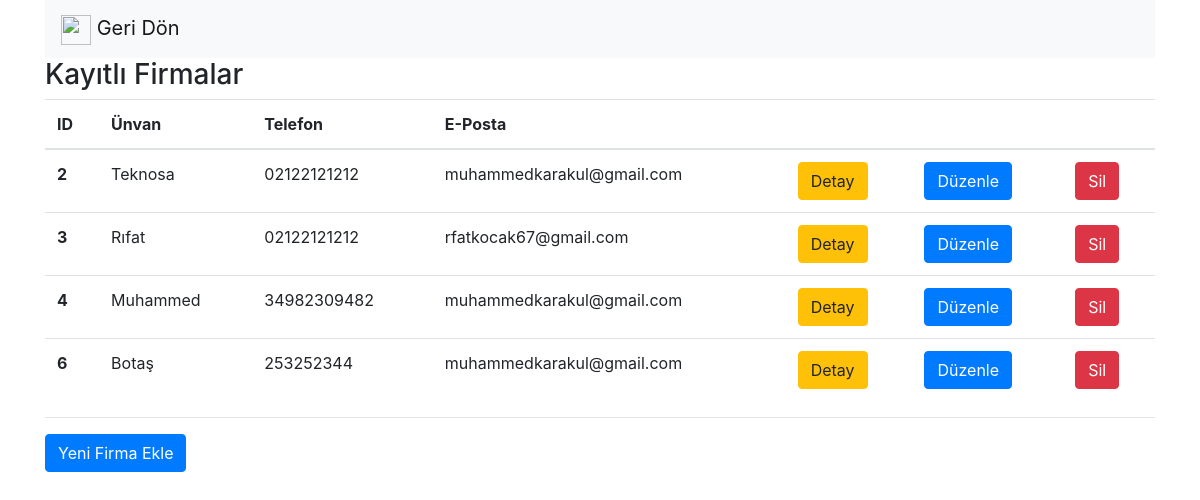
Page /firmaListe on the committed database.
### safeputapp/models.py (models this page shows, shortened)
class Firma(models.Model):
    kutuk_no = models.CharField(max_length = 10, verbose_name = "Kütük Numarası")
    unvan = models.CharField(max_length = 50, verbose_name = "Ünvan")
    adres = models.CharField(max_length = 250, verbose_name = "Adres")
    posta_kodu = models.CharField(max_length = 10, verbose_name = "Posta Kodu")
    sehir = models.CharField(max_length = 50, verbose_name = "Şehir")
    telefon = models.CharField(max_length = 20, verbose_name = "Telefon")
    faks = models.CharField(max_length = 20, verbose_name = "Faks")
    eposta = models.CharField(max_length = 50, verbose_name = "E-Posta")
    aktifmi = models.BooleanField(verbose_name = "Aktif mi?", default = True)
    olusturma_tarihi = models.DateTimeField(auto_now_add = True, blank = True, verbose_name = "Oluşturma Tarihi")
    duzunleme_tarihi = models.DateTimeField(verbose_name = "Duzenleme Tarihi", blank = True, null = True)

### safeputapp/views.py (the view)
# urls.py: url(r'^firmaListe', firmaListe),
def firmaListe(request):
    firmalar = Firma.objects.all()
    return render( request, "firmaListe.html", { "firmalar" : firmalar } )

### safeputapp/templates/firmaListe.html (shortened to what this page needs)
<!DOCTYPE html>
    <html>
        <head>
        <link rel="stylesheet" href="https://maxcdn.bootstrapcdn.com/bootstrap/4.0.0/css/bootstrap.min.css">
        </head>
        <body>
            <div class="container">
                <nav class="navbar navbar-light bg-light">
                    <a class="navbar-brand" href="anasayfa">
                        <img src="https://image.flaticon.com/icons/svg/118/118739.svg" width="30" height="30" alt=""> Geri Dön
                    </a>
                </nav>
                <h3>Kayıtlı Firmalar</h3>
                    {% if firmalar %}
                        <table class="table">
                            <thead>
                                <tr>
                                <th scope="col">ID</th>
                                <th scope="col">Ünvan</th>
                                <th scope="col">Telefon</th>
                                <th scope="col">E-Posta</th>
                                <th scope="col"></th>
                                <th scope="col"></th>
                                <th scope="col"></th>
                                </tr>
                            </thead>
                            <tbody>
                                {% for firma in firmalar %}
                                    {% if firma.aktifmi %}
                                        <tr>
                                            <th scope="row"> {{ firma.id }} </th>
                                            <td> {{ firma.unvan }} </td>
                                            <td> {{ firma.telefon }} </td>
                                            <td> {{ firma.eposta }} </td>
                                            <td><a href="/firmaDetay/{{firma.id}}" class="btn btn-warning">Detay</td>
                                            <td><a href="/firmaDuzenle/{{firma.id}}" class="btn btn-primary">Düzenle</td>
                                            <td><a href="/firmaSil/{{firma.id}}" class="btn btn-danger">Sil</td>
                                        </tr>
                                    {% endif %}
                                {% endfor %}
                            </tbody>
                        </table>
                    {% else %}
                        <div class="alert alert-danger">
                            Kayıt bulunamadı.
                        </div>
                    {% endif %}
                <hr>
                <a href="firmaEkle" class="btn btn-primary"> Yeni Firma Ekle </a>
            </div>
        </body>
</html>

### rows in the picture
Firma: id "2", unvan "Teknosa", telefon "02122121212", eposta "muhammedkarakul@gmail.com"
Firma: id "3", unvan "Rıfat", telefon "02122121212", eposta "rfatkocak67@gmail.com"
Firma: id "4", unvan "Muhammed", telefon "34982309482", eposta "muhammedkarakul@gmail.com"
Firma: id "6", unvan "Botaş", telefon "253252344", eposta "muhammedkarakul@gmail.com"
